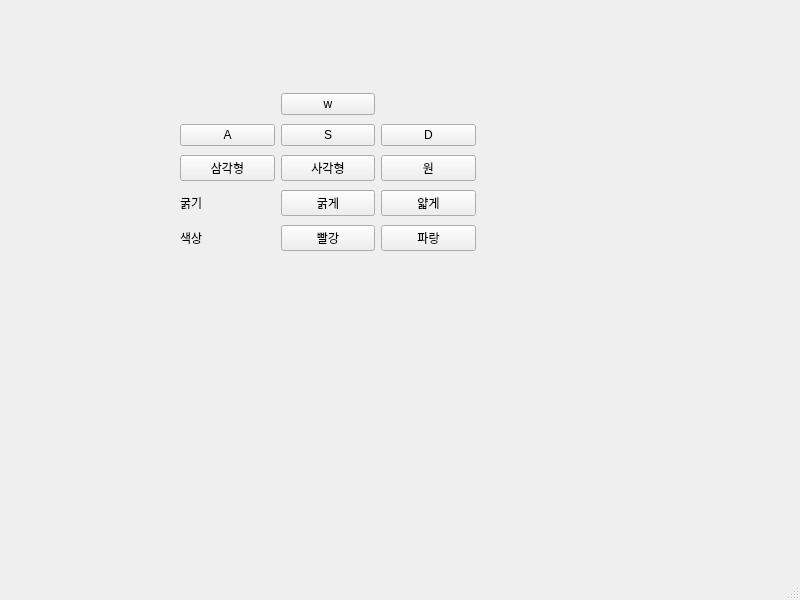
<?xml version="1.0" encoding="UTF-8"?>
<ui version="4.0">
 <class>MainWindow</class>
 <widget class="QMainWindow" name="MainWindow">
  <property name="geometry">
   <rect>
    <x>0</x>
    <y>0</y>
    <width>800</width>
    <height>600</height>
   </rect>
  </property>
  <property name="windowTitle">
   <string>MainWindow</string>
  </property>
  <widget class="QWidget" name="centralwidget">
   <widget class="QWidget" name="gridLayoutWidget">
    <property name="geometry">
     <rect>
      <x>180</x>
      <y>90</y>
      <width>296</width>
      <height>168</height>
     </rect>
    </property>
    <layout class="QGridLayout" name="gridLayout">
     <item row="2" column="1">
      <widget class="QPushButton" name="square_btn">
       <property name="text">
        <string>사각형</string>
       </property>
      </widget>
     </item>
     <item row="0" column="1">
      <widget class="QPushButton" name="W_btn">
       <property name="text">
        <string>w</string>
       </property>
      </widget>
     </item>
     <item row="2" column="0">
      <widget class="QPushButton" name="triangle_btn">
       <property name="text">
        <string>삼각형</string>
       </property>
      </widget>
     </item>
     <item row="2" column="2">
      <widget class="QPushButton" name="circle_btn">
       <property name="text">
        <string>원</string>
       </property>
      </widget>
     </item>
     <item row="3" column="0">
      <widget class="QLabel" name="label">
       <property name="text">
        <string>굵기</string>
       </property>
      </widget>
     </item>
     <item row="1" column="1">
      <widget class="QPushButton" name="S_btn">
       <property name="text">
        <string>S</string>
       </property>
      </widget>
     </item>
     <item row="1" column="2">
      <widget class="QPushButton" name="D_btn">
       <property name="text">
        <string>D</string>
       </property>
      </widget>
     </item>
     <item row="1" column="0">
      <widget class="QPushButton" name="A_btn">
       <property name="text">
        <string>A</string>
       </property>
      </widget>
     </item>
     <item row="4" column="0">
      <widget class="QLabel" name="label_2">
       <property name="text">
        <string>색상</string>
       </property>
      </widget>
     </item>
     <item row="3" column="1">
      <widget class="QPushButton" name="hard_btn">
       <property name="text">
        <string>굵게</string>
       </property>
      </widget>
     </item>
     <item row="4" column="1">
      <widget class="QPushButton" name="red_btn">
       <property name="text">
        <string>빨강</string>
       </property>
      </widget>
     </item>
     <item row="3" column="2">
      <widget class="QPushButton" name="slice_btn">
       <property name="text">
        <string>얇게</string>
       </property>
      </widget>
     </item>
     <item row="4" column="2">
      <widget class="QPushButton" name="blue_btn">
       <property name="text">
        <string>파랑</string>
       </property>
      </widget>
     </item>
    </layout>
   </widget>
  </widget>
  <widget class="QMenuBar" name="menubar">
   <property name="geometry">
    <rect>
     <x>0</x>
     <y>0</y>
     <width>800</width>
     <height>23</height>
    </rect>
   </property>
  </widget>
  <widget class="QStatusBar" name="statusbar"/>
 </widget>
 <resources/>
 <connections/>
</ui>
